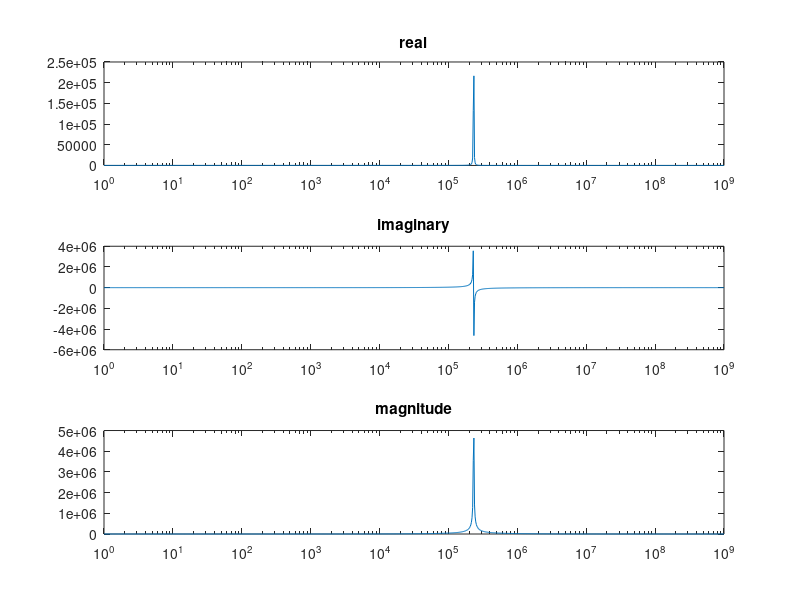

MATLAB code to generate this figure:
clear cll, close all, clc
Rb = 71.7;
Lb = 57.4e-3;
Cb = 8.2e-12;
f = logspace(0,9,1000);
w = 2*pi*f;
Zth = (Rb+1i.*w.*Lb)./((1-Lb.*Cb.*w.^2)+1i.*w.*Rb.*Cb);
figure(1),
subplot(3,1,1),
semilogx(f,real(Zth));
title('real')
subplot(3,1,2),
semilogx(f,imag(Zth));
title('imaginary')
subplot(3,1,3),
semilogx(f,abs(Zth));
title('magnitude')